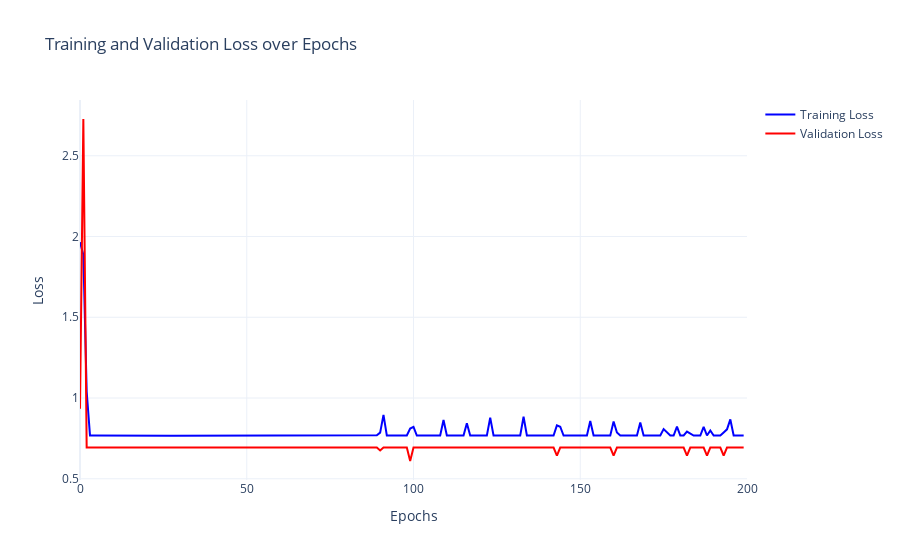

Source (notebook cell):
### Markdown cell above
### Training and Validation Loss

### Code cell
plot_loss_curve(loss_hist, test_loss_hist, num_epochs, os.path.join(unique_folder_name, 'loss_curve'))

### Figure 1 — Plotly figure (JSON) as saved in the notebook; plotly's stock layout.template omitted (floating-point values rounded to 4 significant figures; data arrays with more than 128 entries replaced by an {"elided": "..."} marker saying what was removed)
{"data": [{"line": {"color": "blue"}, "mode": "lines", "name": "Training Loss", "type": "scatter", "x": {"elided": "200 int values"}, "y": {"elided": "200 float values"}}, {"line": {"color": "red"}, "mode": "lines", "name": "Validation Loss", "type": "scatter", "x": {"elided": "200 int values"}, "y": {"elided": "200 float values"}}], "layout": {"title": {"text": "Training and Validation Loss over Epochs"}, "xaxis": {"range": [0, 200], "title": {"text": "Epochs"}}, "yaxis": {"title": {"text": "Loss"}}}}
